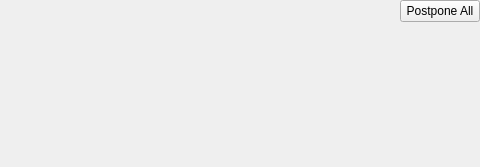
<?xml version="1.0" encoding="UTF-8"?>
<ui version="4.0">
 <class>QnPopupCollectionWidget</class>
 <widget class="QWidget" name="QnPopupCollectionWidget">
  <property name="geometry">
   <rect>
    <x>0</x>
    <y>0</y>
    <width>480</width>
    <height>167</height>
   </rect>
  </property>
  <property name="windowTitle">
   <string/>
  </property>
  <property name="autoFillBackground">
   <bool>true</bool>
  </property>
  <layout class="QVBoxLayout" name="verticalLayout_2">
   <property name="spacing">
    <number>0</number>
   </property>
   <property name="margin">
    <number>0</number>
   </property>
   <item>
    <layout class="QHBoxLayout" name="horizontalLayout">
     <item>
      <spacer name="horizontalSpacer">
       <property name="orientation">
        <enum>Qt::Horizontal</enum>
       </property>
       <property name="sizeHint" stdset="0">
        <size>
         <width>40</width>
         <height>20</height>
        </size>
       </property>
      </spacer>
     </item>
     <item>
      <widget class="QPushButton" name="postponeAllButton">
       <property name="text">
        <string>Postpone All</string>
       </property>
      </widget>
     </item>
    </layout>
   </item>
   <item>
    <widget class="QWidget" name="verticalWidget" native="true">
     <property name="sizePolicy">
      <sizepolicy hsizetype="Preferred" vsizetype="Fixed">
       <horstretch>0</horstretch>
       <verstretch>0</verstretch>
      </sizepolicy>
     </property>
     <layout class="QVBoxLayout" name="verticalLayout"/>
    </widget>
   </item>
   <item>
    <spacer name="verticalSpacer">
     <property name="orientation">
      <enum>Qt::Vertical</enum>
     </property>
     <property name="sizeHint" stdset="0">
      <size>
       <width>20</width>
       <height>117</height>
      </size>
     </property>
    </spacer>
   </item>
  </layout>
 </widget>
 <resources/>
 <connections/>
</ui>
